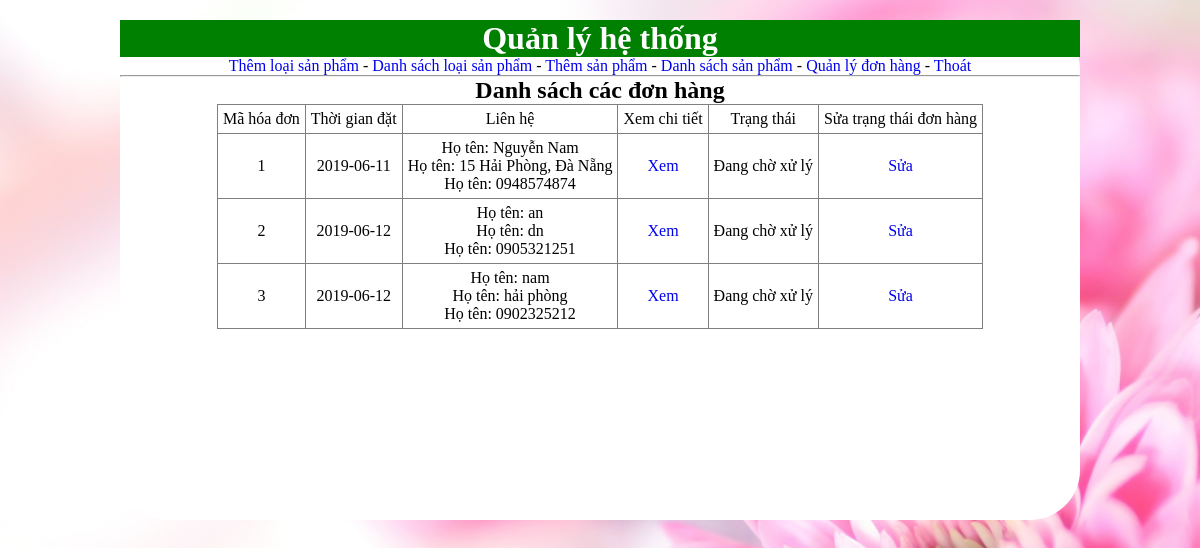
The page /admin/quanlydonhang.php (signed in) on the database its author committed.
### tables this page shows
CREATE TABLE IF NOT EXISTS `hoadon` (
`idhoadon` int(11) NOT NULL,
  `thoigian` date DEFAULT NULL,
  `hoten_datmua` varchar(50) DEFAULT NULL,
  `diachi_datmua` text,
  `sdt_datmua` varchar(12) DEFAULT NULL,
  `trangthai` int(11) DEFAULT NULL,
  `idtaikhoan` int(11) NOT NULL
);

### admin/quanlydonhang.php (the view, shortened to what this page needs)
<!DOCTYPE html>
<html>
<head>
	<link rel="stylesheet" type="text/css" href="../style.css">
</head>
<body>
	<div class="wrapper">
		<h1 style="text-align:center;background-color:green;color:white">Quản lý hệ thống</h1>
		<?php include 'menu.php';?>
		<h2 style="text-align:center">Danh sách các đơn hàng</h2>
		<table align="center" border="1">
			<tr>
				<td align="center">Mã hóa đơn</td>
				<td align="center">Thời gian đặt</td>
				<td align="center">Liên hệ</td>
				<td align="center">Xem chi tiết</td>
				<td align="center">Trạng thái</td>
				<td align="center">Sửa trạng thái đơn hàng</td>
			</tr>
			<?php
			$sql="SELECT * FROM hoadon";
			$result=mysql_query($sql);
			while ($row=mysql_fetch_array($result)) {?>
			<tr>
				<td align="center"><?php echo $row['idhoadon'];?></td>
				<td align="center"><?php echo $row['thoigian'];?></td>
				<td align="center">
					Họ tên: <?php echo $row['hoten_datmua'];?> <br>
					Họ tên: <?php echo $row['diachi_datmua'];?> <br>
					Họ tên: <?php echo $row['sdt_datmua'];?> <br>
				</td>
				<td align="center"><a href="xemchitietdonhang.php?idhoadon=<?php echo $row['idhoadon'];?>" target="blank">Xem</a></td>
				<td align="center">
				<?php
				if ($row['trangthai']==0) {
					echo "Đang chờ xử lý";
				} else if($row['trangthai']==1){
					echo "Đang giao hàng";
				} else if($row['trangthai']==2){
					echo "Đã giao hàng";
				} else if($row['trangthai']==3){
					echo "Giao hàng thất bại";
				} else {
					echo "Hoàn trả";
				}
				?>
				</td>
				<td align="center"><a href="suadonhang.php?idhoadon=<?php echo $row['idhoadon'];?>">Sửa</a></td>
			</tr>
			<?php }?>
		</table>
	</div>
</body>
</html>

### style.css (style rules this page uses)
html,* { margin:0px; padding:0px; }
body { background-image: url("images/hinhnen2.jpg"); height: 100%; background-position: center; background-repeat: no-repeat; background-size: cover; background-attachment: fixed; }
.wrapper { margin-left: auto; margin-right: auto; width:960px; min-height: 500px; background-color:white; margin-top: 20px; margin-bottom: 20px; border-radius: 50px; }
table { border-collapse: collapse; margin-left: auto; margin-right: auto; }
table tr td { word-wrap:break-word; padding:5px; }
a { text-decoration: none; }

### rows shown on the page
hoadon: idhoadon "1", thoigian "2019-06-11", hoten_datmua "Nguyễn Nam", diachi_datmua "15 Hải Phòng, Đà Nẵng", sdt_datmua "0948574874", trangthai "Đang chờ xử lý"
hoadon: idhoadon "2", thoigian "2019-06-12", hoten_datmua "an", diachi_datmua "dn", sdt_datmua "0905321251", trangthai "Đang chờ xử lý"
hoadon: idhoadon "3", thoigian "2019-06-12", hoten_datmua "nam", diachi_datmua "hải phòng", sdt_datmua "0902325212", trangthai "Đang chờ xử lý"
